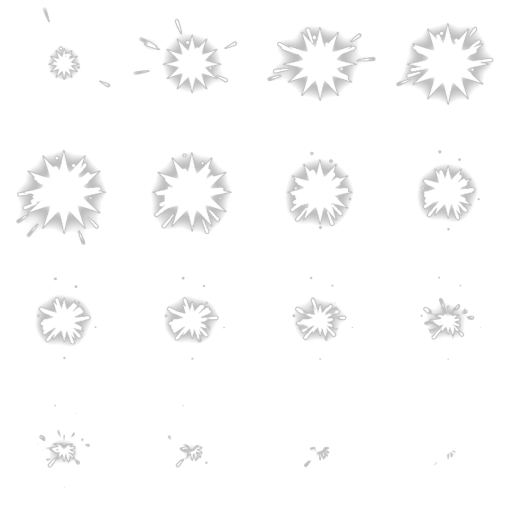
#> input picture vfx/sheets/act-000-spikes-dashes.png, 1024 x 1024 px, given as the content of the folder ../../../vfx/sheets/act-000-spikes-dashes.png, which was not available (shown at 1/2 size)
$ python pack.py ../../../vfx/sheets/act-000-spikes-dashes.png ../../../vfx/sheets/act-003-streaks-shards.png
#> lines starting #> are read from the running program, lines starting #| are printed output that depends on the picture
"""Owner 2026-11-24: 'only save the white ones so it can colour itself' + 'no gif, one way to import all sheets as animation, don't
waste space'. Packs every effect's white frames into shared 1024 atlases (64 cells of 128 px), dropping empty frames and frames
that barely change (they become holds with a longer duration), and writes VFXAtlas.luau: frame table + a player that animates a
BillboardGui ImageLabel via ImageRectOffset and tints it with ImageColor3. ParticleEmitter flipbooks cannot play a sub-range of a
sheet, so packed atlases need this player (or one effect per sheet for emitters).
  python3 pack.py SHEETS_DIR OUTDIR     (SHEETS_DIR = unique.py OUTDIR/action, white Grid4x4 1024 sheets)
  -> OUTDIR/atlas_NN.png, OUTDIR/VFXAtlas.luau, stats"""
import sys, os, glob, re
import numpy as np
from PIL import Image

CELL, GRID, HOLD, EMPTY = 256, 4, 0.006, 0.05
OUT, OG = 128, 8                                  # atlas cells: 64 frames of 128 px per 1024 atlas (256 px cells = 59 uploads for 67 effects)      # HOLD: mean alpha change below this = same picture, keep the earlier frame longer


def frames(path):
#> called with path = '_only/act-000-spikes-dashes.png'
    a = np.asarray(Image.open(path).convert('RGBA'))[..., 3]
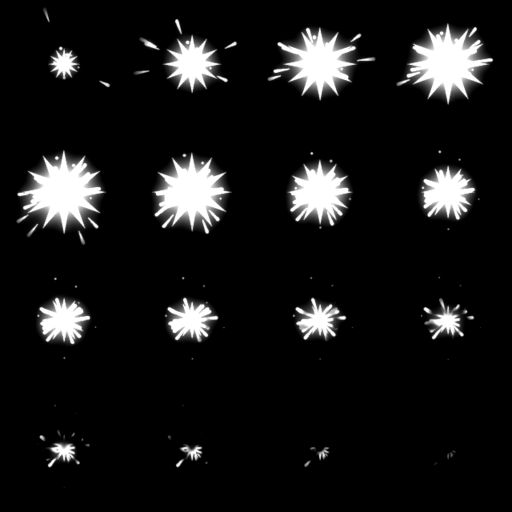
#> a: shape (1024, 1024) (shown at 1/2 size); min 0, max 255, mean 23.3
    return [a[r * CELL:(r + 1) * CELL, c * CELL:(c + 1) * CELL] for r in range(GRID) for c in range(GRID)]


def main(src, out):
    os.makedirs(out, exist_ok=True)
    fs = sorted(f for f in glob.glob(src + '/*.png') if not f.endswith('-color.png'))
    effects, cells, st = [], [], dict(effects=0, frames_in=0, frames_kept=0)
    for f in fs:
        name = re.sub(r'_[a-z]+$', '', os.path.basename(f)[:-4])      # drop the hue: white textures get coloured in game
        fr = frames(f); st['frames_in'] += len(fr); seq = []
#> after `fr = frames(f)`: fr = 16 items
        for i, a in enumerate(fr):
            if a.max() / 255 < EMPTY: (seq[-1].__setitem__(1, seq[-1][1] + 1) if seq else None); continue
            if seq and np.abs(np.asarray(Image.fromarray(a).resize((OUT, OUT), Image.LANCZOS), np.float32) - cells[seq[-1][0]]).mean() / 255 < HOLD: seq[-1][1] += 1; continue
            cells.append(np.asarray(Image.fromarray(a).resize((OUT, OUT), Image.LANCZOS), np.float32)); seq.append([len(cells) - 1, 1])
#> this loop made 16 passes
#> after the loop, cells = 15 items; seq = [[0, 1], [1, 1], [2, 1], [3, 1], [4, 1], [5, 1], [6, 1], [7, 1], [8, 1], [9, 1], [10, 1], [11, 1], [12, 1], [13, 1], [14, 2]]
        if seq: effects.append((name, seq))
    per = OG * OG; n_at = (len(cells) + per - 1) // per
#> after `n_at = (len(cells) + per - 1) // per`: n_at = 1
    for k in range(n_at):
        at = np.zeros((OG * OUT, OG * OUT), np.uint8)
        for j, c in enumerate(cells[k * per:(k + 1) * per]):
            r, q = divmod(j, OG); at[r * OUT:(r + 1) * OUT, q * OUT:(q + 1) * OUT] = c.astype(np.uint8)
        Image.fromarray(np.dstack([np.full_like(at, 255)] * 3 + [at])).save(f'{out}/atlas_{k:02d}.png', optimize=True)
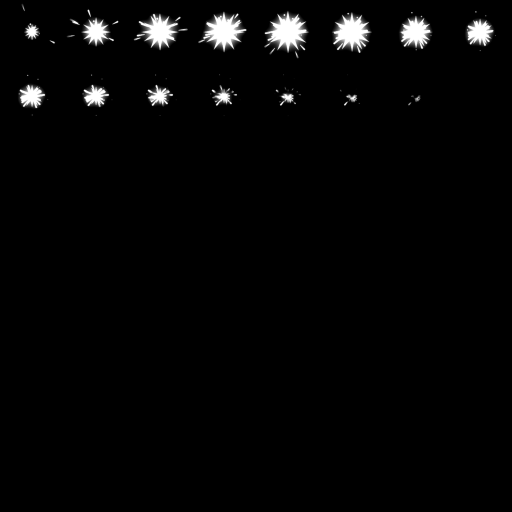
#> at: shape (1024, 1024) (shown at 1/2 size); min 0, max 255, mean 5.8
    rows = []
    for name, seq in effects:
        fr = ', '.join(f'{{{c // per + 1}, {(c % per) % OG * OUT}, {(c % per) // OG * OUT}, {d}}}' for c, d in seq)
        rows.append(f'\t["{name}"] = {{ {fr} }},')
#> this loop made 1 pass
#> name on pass 1: 'act-000-spikes-dashes'
#> after the loop, rows = 1 item
    lua = LUA.replace('%N%', str(n_at)).replace('%ROWS%', '\n'.join(rows)).replace('%CELL%', str(OUT))
    open(f'{out}/VFXAtlas.luau', 'w').write(lua)
    st.update(effects=len(effects), frames_kept=len(cells), atlases=n_at, kb=sum(os.path.getsize(p) for p in glob.glob(out + '/atlas_*.png')) // 1024)
    print(st)
#| {'effects': 1, 'frames_in': 16, 'frames_kept': 15, 'atlases': 1, 'kb': 0}


LUA = '''--!strict
-- Generated by tools/vfx/stylized/pack.py. White textures: colour comes from ImageColor3 at play time.
-- Upload atlas_01..%N% as Decals/Images, paste their ids into ATLAS (in order). Never guess ids.
-- Frame = {atlas, x, y, ticks}; one tick = 1/16 of the effect length (held frames have more ticks).
local RunService = game:GetService("RunService")

local VFXAtlas = {}

export type Opts = { color: Color3?, size: number?, duration: number?, light: number? }

local CELL = %CELL%
local TICKS = 16
local ATLAS: { string } = table.create(%N%, "rbxassetid://0") -- TODO: fill with uploaded atlas ids

local FRAMES: { [string]: { { number } } } = {
%ROWS%
}
VFXAtlas.FRAMES = FRAMES
VFXAtlas.ATLAS = ATLAS

function VFXAtlas.names(): { string }
	local out = {}
	for name in FRAMES do
		table.insert(out, name)
	end
	table.sort(out)
	return out
end

-- Plays one effect once on a part/attachment, then cleans up. Returns the BillboardGui.
function VFXAtlas.play(adornee: Instance, name: string, opts: Opts?): BillboardGui?
	local seq = FRAMES[name]
	if not seq then
		warn("VFXAtlas: unknown effect", name)
		return nil
	end
	local o: Opts = opts or {}
	local size = o.size or 6
	local duration = o.duration or 0.6
	local gui = Instance.new("BillboardGui")
	gui.Size = UDim2.fromScale(size, size)
	gui.LightInfluence = 0
	gui.Brightness = o.light or 2
	gui.AlwaysOnTop = false
	gui.Adornee = adornee
	local img = Instance.new("ImageLabel")
	img.BackgroundTransparency = 1
	img.Size = UDim2.fromScale(1, 1)
	img.ImageColor3 = o.color or Color3.new(1, 1, 1)
	img.ImageRectSize = Vector2.new(CELL, CELL)
	img.Parent = gui
	gui.Parent = adornee

	local tickLen = duration / TICKS
	local i, left = 0, 0.0
	local function show(f: { number })
		img.Image = ATLAS[f[1]]
		img.ImageRectOffset = Vector2.new(f[2], f[3])
		left += f[4] * tickLen
	end
	i = 1
	show(seq[1])
	local conn: RBXScriptConnection
	conn = RunService.Heartbeat:Connect(function(dt: number)
		left -= dt
		while left <= 0 do
			i += 1
			if i > #seq then
				conn:Disconnect()
				gui:Destroy()
				return
			end
			show(seq[i])
		end
	end)
	return gui
end

-- Preload every atlas so the first play doesn't flash blank.
function VFXAtlas.preload()
	local ContentProvider = game:GetService("ContentProvider")
	local items = {}
	for _, id in ATLAS do
		local d = Instance.new("Decal")
		d.Texture = id
		table.insert(items, d)
	end
	ContentProvider:PreloadAsync(items)
end

return VFXAtlas
'''

if __name__ == '__main__':
    main(sys.argv[1], sys.argv[2])

$ run again, on vfx/sheets/act-003-streaks-shards.png
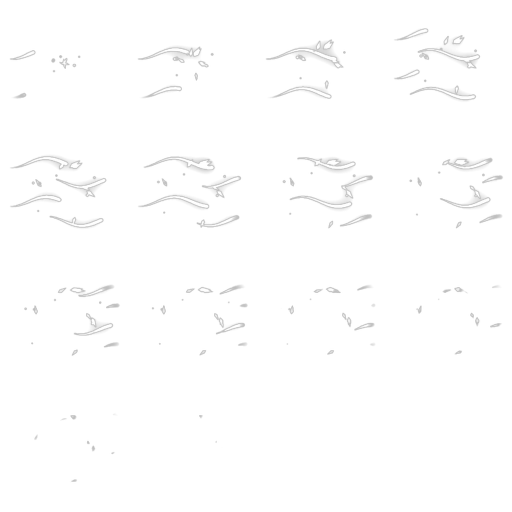
#> input picture vfx/sheets/act-003-streaks-shards.png, 1024 x 1024 px, given as the content of the folder ../../../vfx/sheets/act-003-streaks-shards.png, which was not available (shown at 1/2 size)
#> in frames, `a = np.asarray(Image.open(path).convert('RGBA'))[..., 3]`:
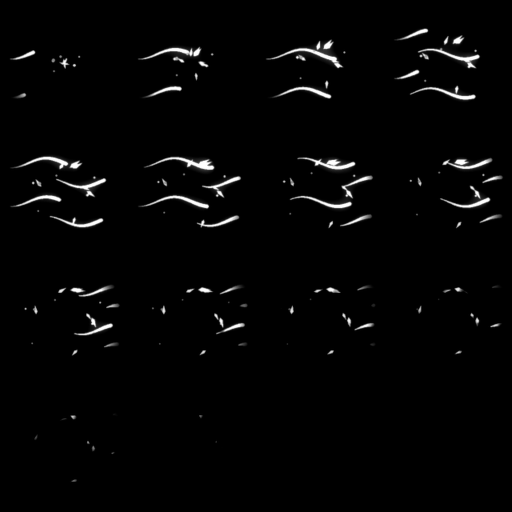
#> a: shape (1024, 1024) (shown at 1/2 size); min 0, max 255, mean 4.9
#> fr = 16 items
#> the loop in main, `for i, a in enumerate(fr):` made 16 passes
#> after the loop in main, `for i, a in enumerate(fr):`: cells = 11 items; seq = [[0, 1], [1, 1], [2, 1], [3, 1], [4, 1], [5, 1], [6, 1], [7, 1], [8, 1], [9, 2], [10, 5]]
#> n_at = 1
#> after the loop in main, `for k in range(n_at):`:
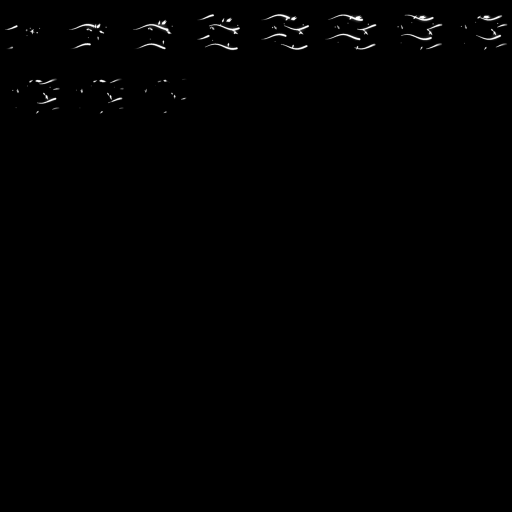
#> at: shape (1024, 1024) (shown at 1/2 size); min 0, max 255, mean 1.2
#> the loop in main, `for name, seq in effects:` made 1 pass
#> name on pass 1: 'act-003-streaks-shards'
#> after the loop in main, `for name, seq in effects:`: rows = 1 item
#| {'effects': 1, 'frames_in': 16, 'frames_kept': 11, 'atlases': 1, 'kb': 0}
